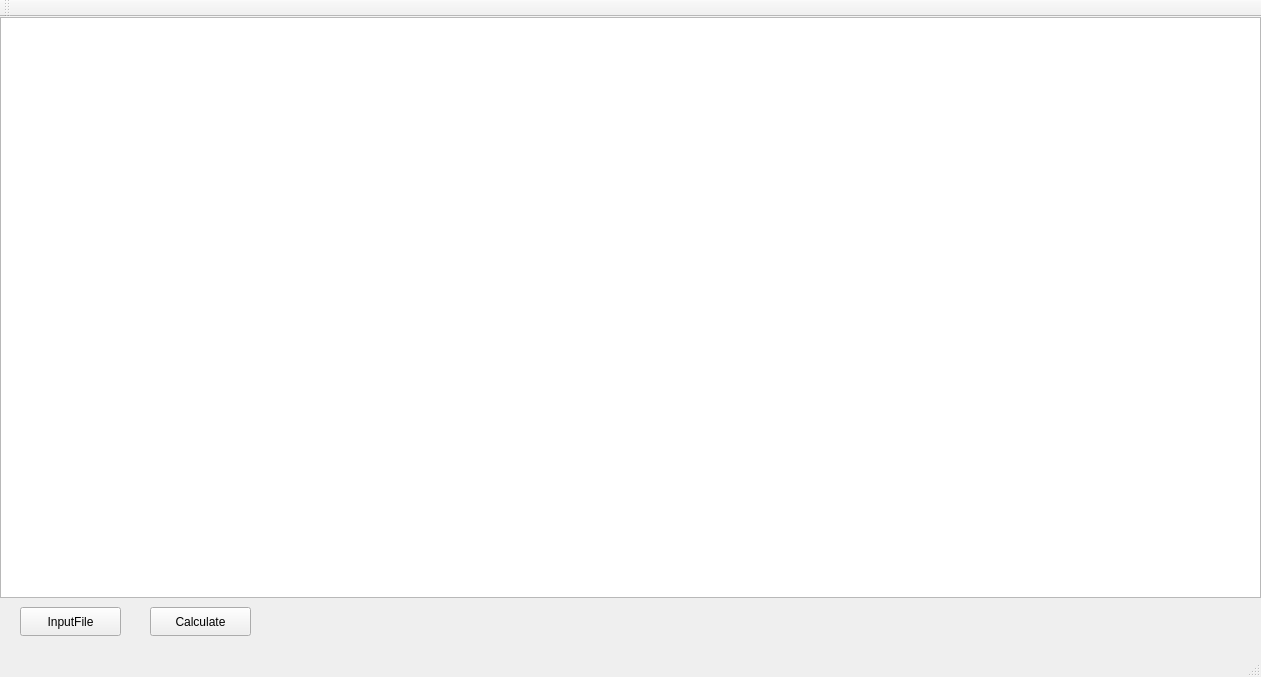
<?xml version="1.0" encoding="UTF-8"?>
<ui version="4.0">
 <class>CN_HW7</class>
 <widget class="QMainWindow" name="CN_HW7">
  <property name="geometry">
   <rect>
    <x>0</x>
    <y>0</y>
    <width>1261</width>
    <height>677</height>
   </rect>
  </property>
  <property name="windowTitle">
   <string>CN_HW7</string>
  </property>
  <widget class="QWidget" name="centralWidget">
   <widget class="QTextBrowser" name="textBrowser">
    <property name="geometry">
     <rect>
      <x>0</x>
      <y>0</y>
      <width>1261</width>
      <height>581</height>
     </rect>
    </property>
   </widget>
   <widget class="QPushButton" name="InputFile">
    <property name="geometry">
     <rect>
      <x>20</x>
      <y>590</y>
      <width>101</width>
      <height>29</height>
     </rect>
    </property>
    <property name="text">
     <string>InputFile</string>
    </property>
   </widget>
   <widget class="QPushButton" name="Calculate">
    <property name="geometry">
     <rect>
      <x>150</x>
      <y>590</y>
      <width>101</width>
      <height>29</height>
     </rect>
    </property>
    <property name="text">
     <string>Calculate</string>
    </property>
   </widget>
  </widget>
  <widget class="QMenuBar" name="menuBar">
   <property name="geometry">
    <rect>
     <x>0</x>
     <y>0</y>
     <width>1261</width>
     <height>23</height>
    </rect>
   </property>
  </widget>
  <widget class="QToolBar" name="mainToolBar">
   <attribute name="toolBarArea">
    <enum>TopToolBarArea</enum>
   </attribute>
   <attribute name="toolBarBreak">
    <bool>false</bool>
   </attribute>
  </widget>
  <widget class="QStatusBar" name="statusBar"/>
 </widget>
 <layoutdefault spacing="6" margin="11"/>
 <resources/>
 <connections/>
</ui>
